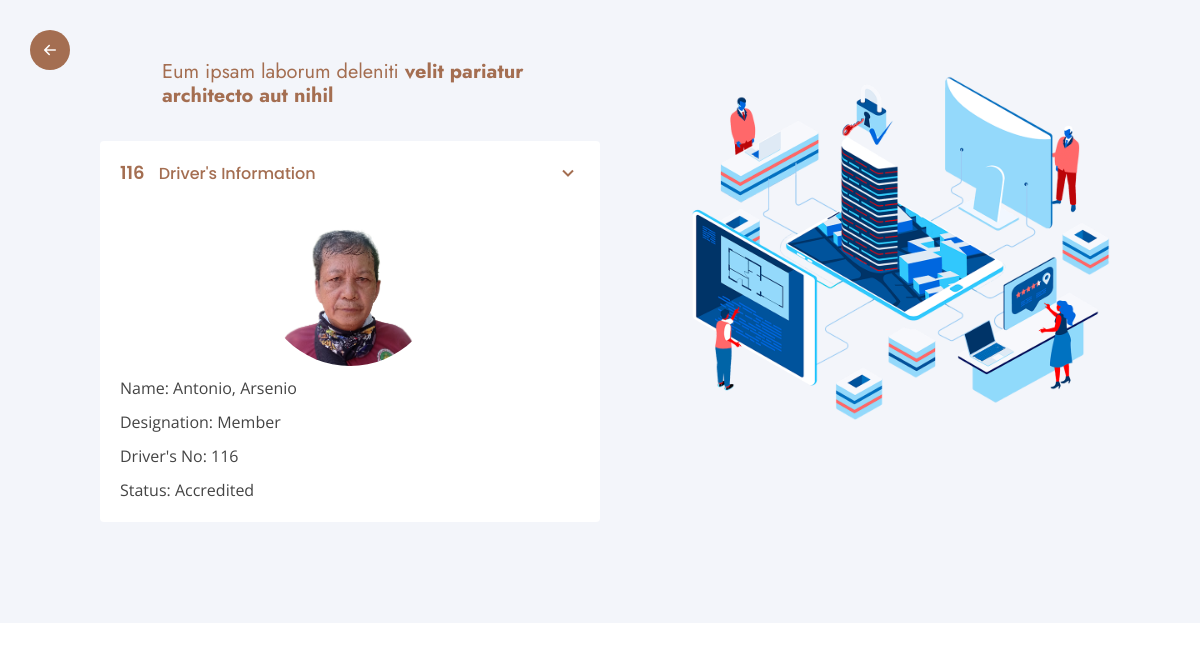
The page /driver/camera-platenumber.php?driverNumber=116 on the database its author committed.
### tables this page shows
CREATE TABLE IF NOT EXISTS registered_rider_profile (
	registered_rider_id int NOT NULL AUTO_INCREMENT,
    rider_id int NOT NULL,
    rider_no int NOT NULL,
    designation varchar(255) NOT NULL,
    date_of_membership varchar(255) DEFAULT NULL,
    official_reciept varchar(55) DEFAULT NULL,
    or_expiration_date varchar(10) DEFAULT NULL,
    certificate_of_registration varchar(255) DEFAULT NULL,
    drivers_license varchar(255) DEFAULT NULL,
    license_expiration_date varchar(10) DEFAULT NULL,
    plate_number varchar(255) DEFAULT NULL,
    contact_number varchar(11) DEFAULT NULL,
    img_url varchar(255) NOT NULL,
    PRIMARY KEY(registered_rider_id),
    FOREIGN KEY(rider_id) REFERENCES rider(rider_id) 
);

CREATE TABLE IF NOT EXISTS rider (
	rider_id int NOT NULL AUTO_INCREMENT,
    last_name varchar(255) NOT NULL,
    first_name varchar(255) NOT NULL,
    mid_name varchar(255) DEFAULT NULL,
    suffix varchar(255) DEFAULT NULL,
    address varchar(255) DEFAULT NULL,
    PRIMARY KEY(rider_id)
);

### driver/camera-platenumber.php (the view, shortened to what this page needs)
<?php
require './../include/header.php';
require './../conn.php';
if (filter_has_var(INPUT_GET, 'driverNumber')) {
    $clean_driver_number = filter_var($_GET['driverNumber'], FILTER_SANITIZE_NUMBER_INT);
    $driver_number = filter_var($clean_driver_number, FILTER_VALIDATE_INT);
}
$riderQuery = "SELECT * FROM rider, registered_rider_profile WHERE rider_no = :driverNumber AND rider.rider_id = registered_rider_profile.rider_id";
$riderStatement = $pdo->prepare($riderQuery);
$riderStatement->bindParam(":driverNumber", $driver_number);
$riderStatement->execute();
if ($riderStatement->rowCount() === 1) {
    $rider = $riderStatement->fetch(PDO::FETCH_ASSOC);
    $clean_rider_no = filter_var($rider['rider_no'], FILTER_SANITIZE_NUMBER_INT);
    $rider_no = filter_var($clean_rider_no, FILTER_VALIDATE_INT);
    $name = htmlspecialchars($rider['last_name'] . ', ' . $rider["first_name"] . ' ' . $rider['mid_name'] ?? ' ' . $rider['suffix']);
    $designation = htmlspecialchars($rider['designation']);
    $img_url = htmlspecialchars($rider['img_url']);
    $status = htmlspecialchars("Accredited");
}
?>
<section id="rider" class="rider section-bg">
    <div class="container-fluid" data-aos="fade-up">
        <div class="row justify-content-center">
            <div class="col-lg-6 d-flex flex-column justify-content-center align-items-stretch  order-2 order-lg-1  d-sm-flex align-items-sm-center justify-content-sm-center">
                <div class="content">
                    <h3>Eum ipsam laborum deleniti <strong>velit pariatur architecto aut nihil</strong></h3>
                </div>
                <div class="accordion-list">
                    <ul>
                        <li>
                            <a class="collapse"><span><?php echo $rider_no ?></span> Driver's Information <i class="bx bx-chevron-down icon-show"></i><i class="bx bx-chevron-down icon-close"></i></a>
                            <div class="collapse show d-flex flex-column">
                                <?php if ($img_url && file_exists("../assets/img/rider/$img_url")) : ?>
                                    <div class="pic align-self-center"><img src="../assets/img/rider/<?php echo $img_url ?>" class="img-fluid" alt=""></div>
                                <?php else : ?>
                                    <div class="pic"><img src="../assets/img/default-img.svg ?>" class="img-fluid" alt=""></div>
                                <?php endif; ?>
                                <p> Name: <?php echo $name ?></p>
                                <p>Designation: <?php echo $designation ?></p>
                                <p>Driver's No: <?php echo $rider_no ?></p>
                                <p>Status: <?php echo $status ?></p>
                            </div>
                        </li>
                    </ul>
                </div>
            </div>
            <div class="col-lg-5 align-items-center order-1 order-lg-2 img" style='background-image: url("./../assets/img/why-us.png");' data-aos="zoom-in" data-aos-delay="150">&nbsp;</div>
        </div>
    </div>
</section>
<?php require './../include/footer.php'; ?>

### assets/css/style.css (style rules this page uses)
body { font-family: "Open Sans", sans-serif; color: #444444; }
a { color: rgb(164, 110, 81); text-decoration: none; }
h1, h2, h3, h4, h5, h6 { font-family: "Jost", sans-serif; }
section { padding: 60px 0; overflow: hidden; }
.section-bg { background-color: #f3f5fa; }
.rider { width: 100%; display: flex; align-items: center; }
.rider .content { padding: 0px 100px 0px 100px; }
.rider .content h3 { font-weight: 400; font-size: 20px; color: rgb(164, 110, 81); }
.rider .accordion-list .pic { width: 180px; height: 180px; }
.rider .accordion-list .pic img { width: 100%; height: 100%; border-radius: 50%; object-fit: cover; object-position: center top; transition: ease-in-out 0.3s; }
.rider .img { background-size: contain; background-repeat: no-repeat; background-position: center top; }
.rider .accordion-list { padding: 25px 100px 25px 100px; }
.rider .accordion-list ul { padding: 0; list-style: none; }
.rider .accordion-list li { padding: 20px; background: #fff; border-radius: 4px; }
.rider .accordion-list a { display: block; position: relative; font-family: "Poppins", sans-serif; font-size: 16px; line-height: 24px; font-weight: 500; padding-right: 30px; outline: none; cursor: pointer; }
.rider .accordion-list span { color: rgb(164, 110, 81); font-weight: 600; font-size: 18px; padding-right: 10px; }
.rider .accordion-list i { font-size: 24px; position: absolute; right: 0; top: 0; }
.rider .accordion-list p { margin-bottom: 0; padding: 10px 0 0 0; }
@media (min-width: 1024px) { .accordion-list { width: 700px; } }

### rows shown on the page
registered_rider_profile: rider_no "116", img_url (picture), rider.mid_name "Antonio, Arsenio", designation "Member"

### other values the page prints
$status "Accredited"
